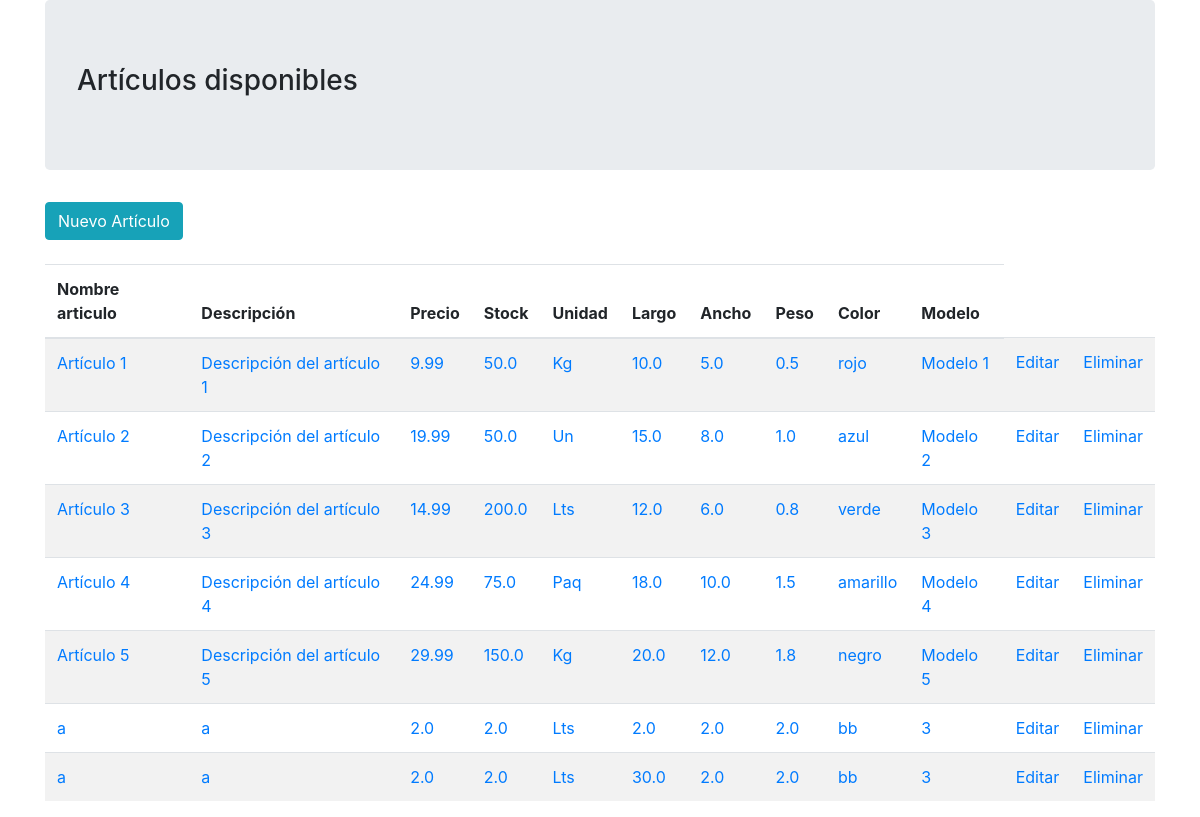
Page /articulos/ on the committed database.
### articulos/models.py (models this page shows, shortened)
class Articulo(models.Model):
    name= models.CharField(max_length=100)
    description= models.CharField(max_length=200)
    price= models.FloatField()
    stock= models.FloatField()
    unit= models.CharField(
        null=False, blank=False,
        choices=unit_selection,
        max_length=10
    )
    largo= models.FloatField()
    ancho= models.FloatField()
    peso= models.FloatField()
    color= models.CharField(max_length=20)
    model= models.CharField(max_length=50)
    class Meta:
        ordering = ['name']

### articulos/views.py (the view)
# urls.py: path('', views.articulos_list),
def articulos_list(request):
    articulos = Articulo.objects.all()
    context = {'articulos': articulos} #datos de la base de datos
    return render(request, 'articulos_list.html', context)

### articulos/templates/articulos_list.html (shortened to what this page needs)
{% extends 'base.html' %}
{% block content %}
<a href="new" class="btn btn-info">Nuevo Artículo</a>
<br>
<br>
<table class="table table-striped">
    <thead>
        <tr>
            <th scope="col">Nombre articulo</th>
            <th scope="col">Descripción</th>
            <th scope="col">Precio</th>
            <th scope="col">Stock</th>
            <th scope="col">Unidad</th>
            <th scope="col">Largo</th>
            <th scope="col">Ancho</th>
            <th scope="col">Peso</th>
            <th scope="col">Color</th>
            <th scope="col">Modelo</th>
        </tr>
        <tbody>
            {% for articulo  in articulos %}
                <tr>
                    <td><a href="{{articulo.id}}">{{articulo.name}}</a></td>
                    <td><a href="{{articulo.id}}">{{articulo.description}}</a></td>
                    <td><a href="{{articulo.id}}">{{articulo.price}}</a></td>
                    <td><a href="{{articulo.id}}">{{articulo.stock}}</a></td>
                    <td><a href="{{articulo.id}}">{{articulo.unit}}</a></td>
                    <td><a href="{{articulo.id}}">{{articulo.largo}}</a></td>
                    <td><a href="{{articulo.id}}">{{articulo.ancho}}</a></td>
                    <td><a href="{{articulo.id}}">{{articulo.peso}}</a></td>
                    <td><a href="{{articulo.id}}">{{articulo.color}}</a></td>
                    <td><a href="{{articulo.id}}">{{articulo.model}}</a></td>
                    <td><a href="/articulos/{{articulo.id}}/edit">Editar</a></td>
                    <td><a href="/articulos/{{articulo.id}}/delete">Eliminar</a></td>
                </tr>
            {% endfor %}
        </tbody>
    </thead>
</table>
{% endblock %}

### articulos/templates/base.html (shortened to what this page needs)
{% load static %}
<!DOCTYPE html>
<html lang="en">
<head>
    <link rel="stylesheet" href="https://cdn.jsdelivr.net/npm/bootstrap@4.6.0/dist/css/bootstrap.min.css">
</head>
<body>
    <article class="container">
        <section class="jumbotron">
            <h3>Artículos disponibles</h3>
        </section>
        {% block content %}{% endblock %}
    </article>
    {% load sweetify %}
</body>
</html>

### rows in the picture
Articulo: name "Artículo 1", description "Descripción del artículo 1", price "9.99", stock "50.0", unit "Kg", largo "10.0", ancho "5.0", peso "0.5", color "rojo", model "Modelo 1"
Articulo: name "Artículo 2", description "Descripción del artículo 2", price "19.99", stock "50.0", unit "Un", largo "15.0", ancho "8.0", peso "1.0", color "azul", model "Modelo 2"
Articulo: name "Artículo 3", description "Descripción del artículo 3", price "14.99", stock "200.0", unit "Lts", largo "12.0", ancho "6.0", peso "0.8", color "verde", model "Modelo 3"
Articulo: name "Artículo 4", description "Descripción del artículo 4", price "24.99", stock "75.0", unit "Paq", largo "18.0", ancho "10.0", peso "1.5", color "amarillo", model "Modelo 4"
Articulo: name "Artículo 5", description "Descripción del artículo 5", price "29.99", stock "150.0", unit "Kg", largo "20.0", ancho "12.0", peso "1.8", color "negro", model "Modelo 5"
Articulo: name "a", description "a", price "2.0", stock "2.0", unit "Lts", largo "2.0", ancho "2.0", peso "2.0", color "bb", model "3"
Articulo: name "a", description "a", price "2.0", stock "2.0", unit "Lts", largo "30.0", ancho "2.0", peso "2.0", color "bb", model "3"
